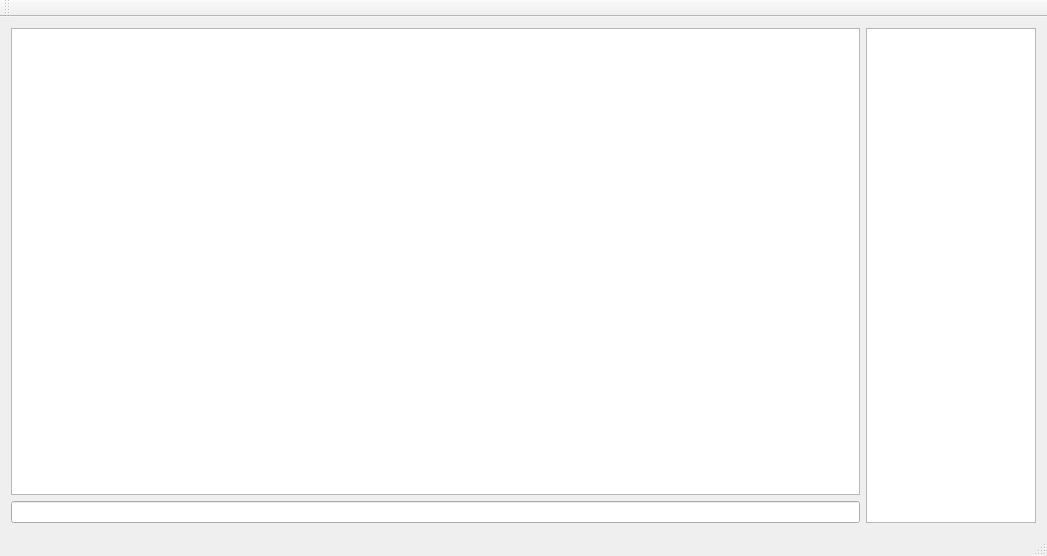
<?xml version="1.0" encoding="UTF-8"?>
<ui version="4.0">
 <class>MainWindow</class>
 <widget class="QMainWindow" name="MainWindow">
  <property name="geometry">
   <rect>
    <x>0</x>
    <y>0</y>
    <width>1047</width>
    <height>556</height>
   </rect>
  </property>
  <property name="windowTitle">
   <string>MainWindow</string>
  </property>
  <widget class="QWidget" name="centralWidget">
   <layout class="QVBoxLayout" name="verticalLayout">
    <item>
     <layout class="QHBoxLayout" name="horizontalLayout" stretch="10,2">
      <item>
       <layout class="QVBoxLayout" name="verticalLayout_2">
        <item>
         <widget class="QGraphicsView" name="graphicsView"/>
        </item>
        <item>
         <widget class="QLineEdit" name="lineEdit"/>
        </item>
       </layout>
      </item>
      <item>
       <widget class="QTextEdit" name="textEdit"/>
      </item>
     </layout>
    </item>
   </layout>
  </widget>
  <widget class="QMenuBar" name="menuBar">
   <property name="geometry">
    <rect>
     <x>0</x>
     <y>0</y>
     <width>1047</width>
     <height>20</height>
    </rect>
   </property>
  </widget>
  <widget class="QToolBar" name="mainToolBar">
   <attribute name="toolBarArea">
    <enum>TopToolBarArea</enum>
   </attribute>
   <attribute name="toolBarBreak">
    <bool>false</bool>
   </attribute>
  </widget>
  <widget class="QStatusBar" name="statusBar"/>
 </widget>
 <layoutdefault spacing="6" margin="11"/>
 <resources/>
 <connections/>
</ui>
